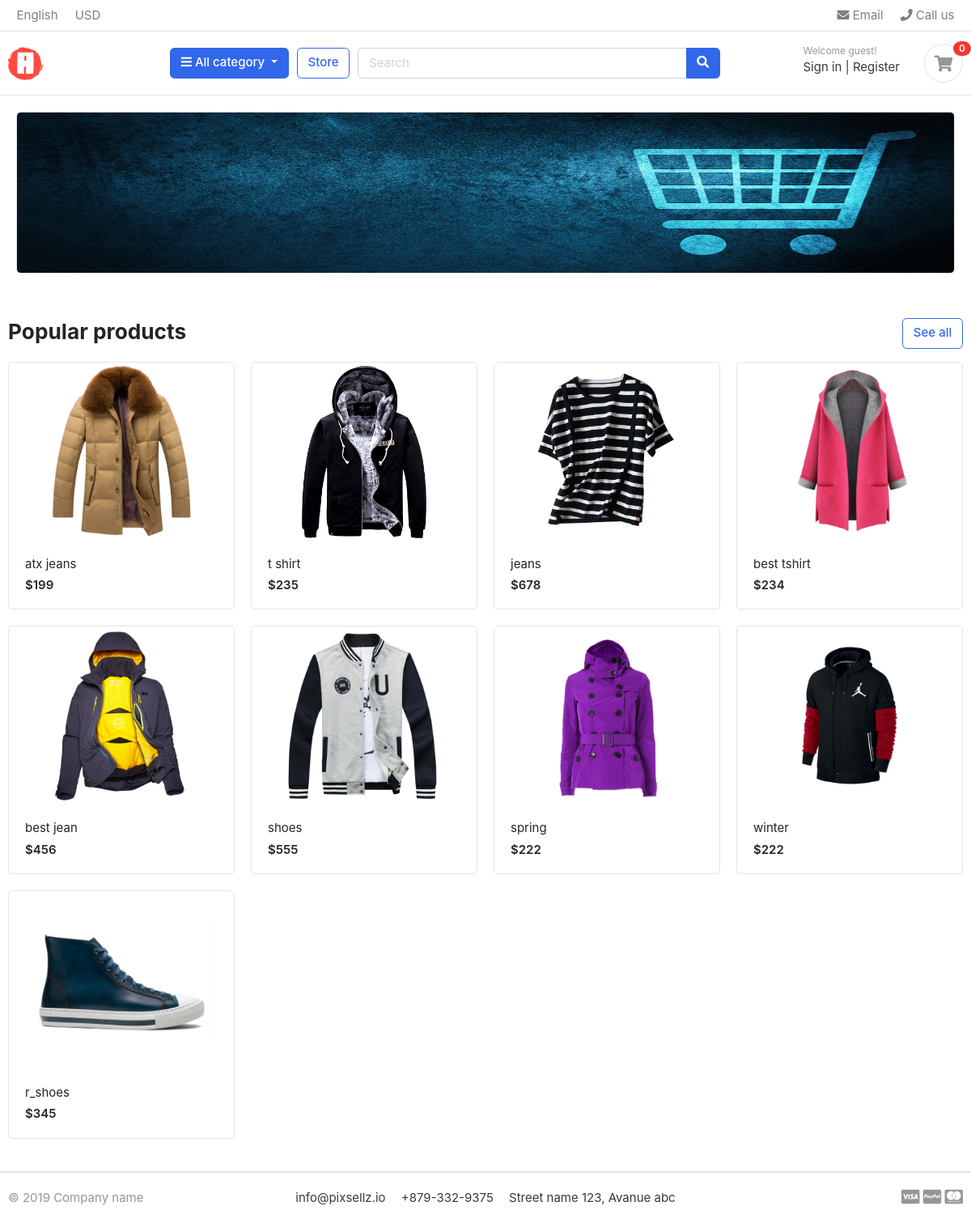
The page / on the database its author committed.
### store/models.py (models this page shows, shortened)
class product(models.Model):
    product_name = models.CharField(max_length=50,unique=True)
    slug         = models.SlugField(max_length=200, unique=True)
    description  = models.TextField(max_length=255,blank=True)
    price        = models.IntegerField()
    images       = models.ImageField(upload_to='photos/products')
    stock        = models.IntegerField()
    is_available = models.BooleanField(default=True)
    category     =models.ForeignKey(category, on_delete=models.CASCADE)
    created_date = models.DateTimeField(auto_now_add=True)
    modified_date= models.DateTimeField(auto_now=True)
    def get_url(self):
        return reverse ("product_detail", args=[self.category.slug , self.slug])

### greatkard/views.py (the view)
# urls.py: path('', views.home , name="home"),
def home(request):
    products = product.objects.all().filter(is_available=True)
    context = {
        "products" :products
    }
    return render(request, "home.html",context)

### category/context_processors.py (called while the page is built)
def menu_links(request):
    links =category.objects.all()
    return dict(links=links)

### category/models.py (called while the page is built)
    def get_url(self):
        return reverse('products_by_category', args=[self.slug])

### templates/home.html
{% extends 'base.html' %}
{% load static %}
{% block content %}
<section class="section-intro padding-y-sm">
<div class="container">
<div class="container">
	<img src="{% static 'images/banners/1122.jpg' %}" class="object-fit-xxl-cover border rounded  " style="width: 100%; height: 200px;">
</div>
</div>
</section>
<section class="section-name padding-y-sm">
<div class="container">
<header class="section-heading">
	<a href="{% url 'store' %}" class="btn btn-outline-primary float-right">See all</a>
	<h3 class="section-title">Popular products</h3>
</header>
<div class="row">
	{% for product in products %}
	<div class="col-md-3">
		<div class="card card-product-grid">
			<a href="{{ product.get_url }}" class="img-wrap"> <img src="{{ product.images.url }}"> </a>
			<figcaption class="info-wrap">
				<a href="{{ product.get_url }}" class="title">{{ product.product_name }}</a>
				<div class="price mt-1">${{ product.price }}</div>
			</figcaption>
		</div>
	</div>
	{% endfor %}
</div>
</div>
</section>
</body>
</html>
{% endblock %}

### templates/base.html (shortened to what this page needs)
{% load static %}
<!DOCTYPE HTML>
<html lang="en">
<head>
<link href="{% static 'css/bootstrap.css' %}" rel="stylesheet" type="text/css"/>
<link href="{% static 'fonts/fontawesome/css/all.min.css' %}" type="text/css" rel="stylesheet">
<link href="{% static 'css/ui.css' %}" rel="stylesheet" type="text/css"/>
<link href="{% static 'css/responsive.css' %}" rel="stylesheet" media="only screen and (max-width: 1200px)" />
</head>
<body>
{% include 'includes/navbar.html' %}
{% block content %}
{% endblock %}
{% include 'includes/footer.html' %}

### templates/includes/navbar.html (shortened to what this page needs)
{% load static %}
<header class="section-header">
    <nav class="navbar p-md-0 navbar-expand-sm navbar-light border-bottom">
    <div class="container">
      <div class="collapse navbar-collapse" id="navbarTop4">
        <ul class="navbar-nav mr-auto">
            <li class="nav-item dropdown">
                 <a href="#" class="nav-link">   English </a>
            </li>
            <li class="nav-item dropdown">
                <a href="#" class="nav-link"> USD </a>
            </li>
        </ul>
        <ul class="navbar-nav">
            <li><a href="#" class="nav-link"> <i class="fa fa-envelope"></i> Email </a></li>
            <li><a href="#" class="nav-link"> <i class="fa fa-phone"></i> Call us </a></li>
        </ul>
      </div>
    </div>
    </nav>
    <section class="header-main border-bottom">
        <div class="container">
    <div class="row align-items-center">
        <div class="col-lg-2 col-md-3 col-6">
            <a href="{% url 'home' %}" class="brand-wrap">
                <img class="logo" src="{% static './images/logo.svg' %}">
            </a>
        </div>
        <div class="col-lg col-sm col-md col-6 flex-grow-0">
            <div class="category-wrap dropdown d-inline-block float-right">
                <button type="button" class="btn btn-primary dropdown-toggle" data-toggle="dropdown">
                    <i class="fa fa-bars"></i> All category
                </button>
            </div>
        </div>
        <a href="{% url 'store' %}" class="btn btn-outline-primary">Store</a>
        <div class="col-lg  col-md-6 col-sm-12 col">
            <form action="#" class="search">
                <div class="input-group w-100">
                    <input type="text" class="form-control" style="width:60%;" placeholder="Search">
                    <div class="input-group-append">
                      <button class="btn btn-primary" type="submit">
                        <i class="fa fa-search"></i>
                      </button>
                    </div>
                </div>
            </form>
        </div>
        <div class="col-lg-3 col-sm-6 col-8 order-2 order-lg-3">
                    <div class="d-flex justify-content-end mb-3 mb-lg-0">
                        <div class="widget-header">
                            <small class="title text-muted">Welcome guest!</small>
                            <div>
                                <a href="./signin.html">Sign in</a> <span class="dark-transp"> | </span>
                                <a href="./register.html"> Register</a>
                            </div>
                        </div>
                        <a href="./cart.html" class="widget-header pl-3 ml-3">
                            <div class="icon icon-sm rounded-circle border"><i class="fa fa-shopping-cart"></i></div>
                            <span class="badge badge-pill badge-danger notify">0</span>
                        </a>
                    </div>
                </div>
    </div>
        </div>
    </section>
    </header>

### templates/includes/footer.html
<footer class="section-footer border-top">
	<div class="container">
		<section class="footer-bottom border-top row">
			<div class="col-md-2">
				<p class="text-muted"> &copy 2019 Company name </p>
			</div>
			<div class="col-md-8 text-md-center">
				<span  class="px-2">info@pixsellz.io</span>
				<span  class="px-2">+879-332-9375</span>
				<span  class="px-2">Street name 123, Avanue abc</span>
			</div>
			<div class="col-md-2 text-md-right text-muted">
				<i class="fab fa-lg fa-cc-visa"></i>
				<i class="fab fa-lg fa-cc-paypal"></i>
				<i class="fab fa-lg fa-cc-mastercard"></i>
			</div>
		</section>
	</div>
</footer>

### static/css/ui.css (style rules this page uses)
html { font-family: "Inter", sans-serif; font-size: 15px; }
.img-wrap { text-align: center; display: block; }
.img-wrap img { max-width: 100%; }
.icon-xs, .icon-sm, .icon-md, .icon-lg { display: inline-block; text-align: center; flex-shrink: 0; flex-grow: 0; }
.icon-sm { width: 48px; height: 48px; line-height: 48px !important; font-size: 20px; }
.padding-y-sm { padding-top: 20px; padding-bottom: 20px; }
.section-heading { margin-bottom: 20px; margin-top: 15px; }
.section-title { color: #212529; }
p:last-child { margin-bottom: 0; }
.header-main { position: relative; padding-top: 1rem; padding-bottom: 1rem; }
.brand-wrap .logo, .navbar-brand .logo { margin-right: 7px; max-height: 42px; display: inline-block; }
.widget-header { display: inline-block; vertical-align: middle; position: relative; }
.widget-header a { color: #343a40; }
.widget-header i { color: #969696; }
.widget-header .title { display: block; }
.widget-header .notify { position: absolute; top: -3px; right: -10px; }
.footer-bottom { padding-top: 20px; padding-bottom: 20px; }
[class*=card-product] a.title { color: #212529; display: block; }
[class*=card-product] .img-wrap { overflow: hidden; position: relative; }
[class*=card-product] .img-wrap img { height: 100%; max-width: 100%; width: auto; display: inline-block; -o-object-fit: cover; object-fit: cover; }
.card-product-grid { margin-bottom: 20px; }
.card-product-grid .img-wrap { border-radius: 0.2rem 0.2rem 0 0; height: 220px; }
.card-product-grid .info-wrap { overflow: hidden; padding: 18px 20px; }
.card .img-wrap { overflow: hidden; }
.notify { position: absolute; top: -4px; right: -10px; display: inline-block; padding: 0.25em 0.6em; font-size: 12px; line-height: 1; text-align: center; border-radius: 3rem; color: #fff; background-color: #fa3434; }
.price { font-weight: 600; color: #212529; }

### rows shown on the page
product: images (picture), product_name "atx jeans", price "199"
product: images (picture), product_name "t shirt", price "235"
product: images (picture), product_name "jeans", price "678"
product: images (picture), product_name "best tshirt", price "234"
product: images (picture), product_name "best jean", price "456"
product: images (picture), product_name "shoes", price "555"
product: images (picture), product_name "spring", price "222"
product: images (picture), product_name "winter", price "222"
product: images (picture), product_name "r_shoes", price "345"
